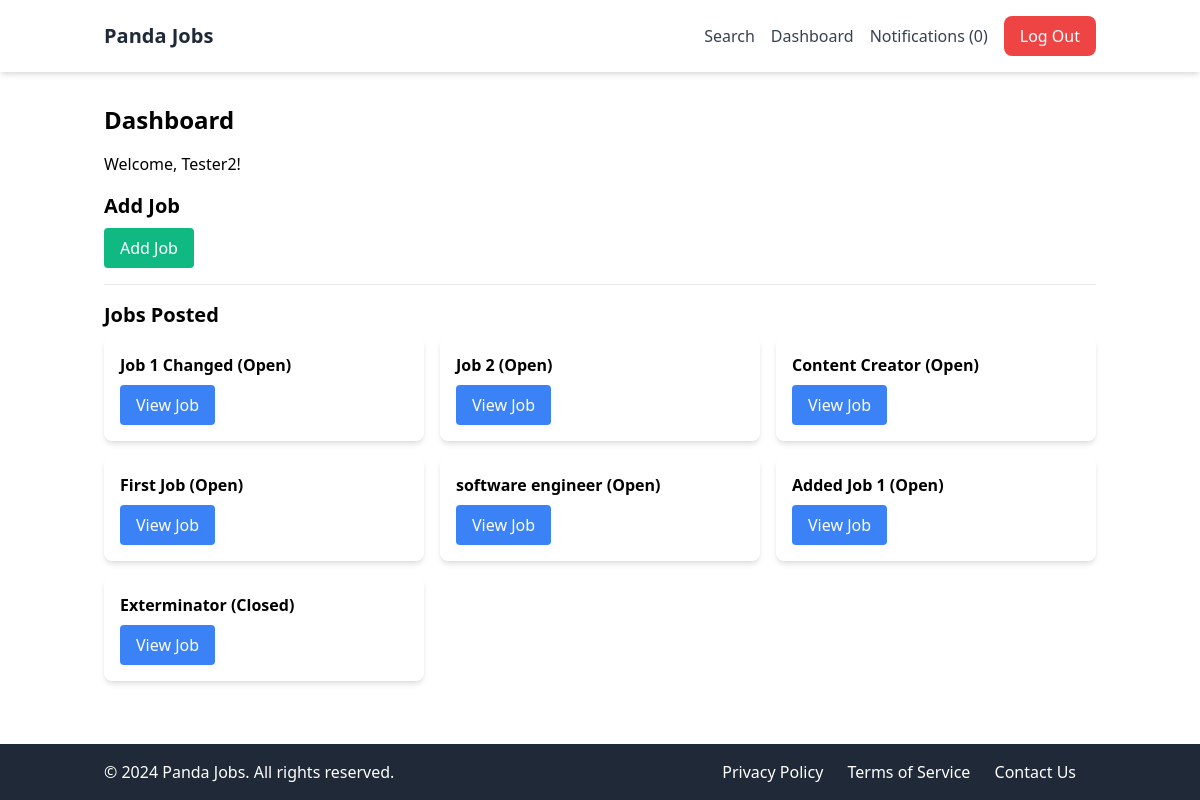
The app's page /userprofile/dashboard/ (signed in) with its own data.
### apps/jobs/models.py (models this page shows, shortened)
class Job(models.Model):
    SIZE_1_9 = 'size_1_9'
    SIZE_10_49 = 'size_10_49'
    SIZE_50_99 = 'size_50_99'
    SIZE_100 = 'size_100'
    SIZE_CHOICES = (
        (SIZE_1_9, '1-9'),
        (SIZE_10_49, '10-49'),
        (SIZE_50_99, '50-99'),
        (SIZE_100, '100+'),
    )
    OPEN = 'open'
    CLOSED = 'closed'
    ARCHIVED = 'archived'
    STATUS_CHOICES = (
        (OPEN, 'Open'),
        (CLOSED, 'Closed'),
        (ARCHIVED, 'Archived'),
    )
    title = models.CharField(max_length=100)
    summary = models.TextField()
    full_description = models.TextField()
    company_name = models.CharField(max_length=100)
    company_location = models.CharField(max_length=100, blank=True, null=True)
    company_size = models.CharField(max_length=20, choices=SIZE_CHOICES, default=SIZE_1_9)
    created_by= models.ForeignKey(User, related_name='jobs', on_delete=models.CASCADE)
    created_at = models.DateTimeField(auto_now_add=True)
    updated_at = models.DateTimeField(auto_now=True)
    status = models.CharField(max_length=20, choices=STATUS_CHOICES, default=OPEN)

### apps/userprofile/views.py (the view)
# urls.py: path('dashboard/', dashboard, name='dashboard'),
@login_required
def dashboard(request):
    return render(request, 'dashboard.html', {'userprofile':request.user.userprofile})

### apps/notifications/context_processors.py (called while the page is built)
def notification(request):
    if request.user.is_authenticated:
        return {'notifications': request.user.notifications.filter(is_read=False)}
    else:
        return {'notifications': []}

### apps/userprofile/templates/dashboard.html (shortened to what this page needs)
{% extends 'base.html' %}
{% block content %}
    <h1 class="text-2xl font-bold mb-4">Dashboard</h1>
    <p class="mb-4">Welcome, {{ request.user.username }}!</p>
    {% if userprofile.is_employer %}
        <h2 class="text-xl font-semibold mb-2">Add Job</h2>
        <a href="{% url 'add_job' %}" class="inline-block px-4 py-2 bg-green-500 text-white rounded hover:bg-green-600 transition duration-300">Add Job</a>
        <hr class="my-4">
        <h2 class="text-xl font-semibold mb-2">Jobs Posted</h2>
        {% if request.user.jobs.all %}
            <div class="grid grid-cols-1 md:grid-cols-2 lg:grid-cols-3 gap-4">
                {% for job in request.user.jobs.all %}
                    <div class="bg-white p-4 rounded-lg shadow-md">
                        <p class="font-semibold">{{ job.title }} ({{ job.get_status_display }})</p>
                        <a href="{% url 'view_dashboard_job' job.id %}" class="inline-block mt-2 px-4 py-2 bg-blue-500 text-white rounded hover:bg-blue-600 transition duration-300 hover:shadow-md">View Job</a>
                    </div>
                {% endfor %}
            </div>
        {% else %}
            <p class="mt-4">You don't have any jobs yet.</p>
        {% endif %}
    {% endif %}
{% endblock %}

### apps/core/templates/base.html (style rules this page uses)
html, body { height: 100%; margin: 0; padding: 0; }

### records on screen
Job: title "Job 1 Changed", status "Open"
Job: title "Job 2", status "Open"
Job: title "Content Creator", status "Open"
Job: title "First Job", status "Open"
Job: title "software engineer", status "Open"
Job: title "Added Job 1", status "Open"
Job: title "Exterminator", status "Closed"

### other values on screen
{{ notifications.count }} "0"
{{ request.user.username }} "Tester2"
